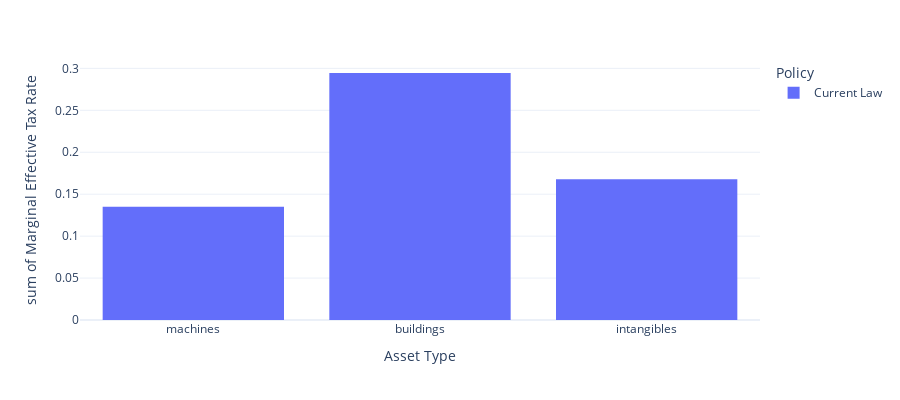

Notebook cell for this chart:
### Code cell
# Other results
fig9 = px.histogram(
    df[
        (df["output_var"]=="metr") &
        (df['Policy'].isin([
            "Current Law",
            "Repeal Business Tax", "Follow Federal Bonus Depreciation",
            "Repeal Franchise Tax"
        ]))
    ], x="asset_type", y="value", color='Policy', barmode='group',
    labels={'asset_type':'Asset Type', 'value': 'Marginal Effective Tax Rate'},
    height=400)
fig9.show()

### Figure 1 — Plotly figure (JSON) as saved in the notebook; plotly's stock layout.template omitted (floating-point values rounded to 4 significant figures)
{"data": [{"alignmentgroup": "True", "bingroup": "x", "histfunc": "sum", "hovertemplate": "Policy=Current Law<br>Asset Type=%{x}<br>sum of Marginal Effective Tax Rate=%{y}<extra></extra>", "legendgroup": "Current Law", "marker": {"color": "#636efa", "pattern": {"shape": ""}}, "name": "Current Law", "offsetgroup": "Current Law", "orientation": "v", "showlegend": true, "type": "histogram", "x": ["machines", "buildings", "intangibles"], "xaxis": "x", "y": [0.1351, 0.2945, 0.1677], "yaxis": "y"}], "layout": {"barmode": "group", "height": 400, "legend": {"title": {"text": "Policy"}, "tracegroupgap": 0}, "margin": {"t": 60}, "xaxis": {"anchor": "y", "domain": [0, 1], "title": {"text": "Asset Type"}}, "yaxis": {"anchor": "x", "domain": [0, 1], "title": {"text": "sum of Marginal Effective Tax Rate"}}}}
